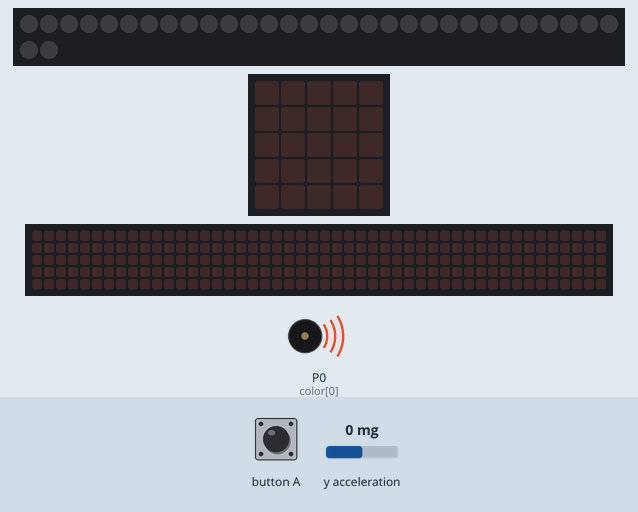
Bench run of a program on a simulated BBC micro:bit running MicroPython. Shown: 32 RGB LEDs in strip order, left to right, continuing on the next row, the board's 5×5 LED display, a strip that is not on the board, showing the scrolling text unrolled, buzzer (waves = sounding). Inputs (shaded band) come from the test bench; at power-on: y acceleration 0 mg. Dim RGB values are drawn brighter than linear; random numbers come from a fixed seed; the 48×5 strip is a reading aid, not a part: it shows the text the display is scrolling, unrolled, one strip-width of it at a time.

Above: at 1.2 s.
1.3 s: y acceleration set to 750 mg
4.2 s: button A pressed for 3.2 s
At 7.31 s:
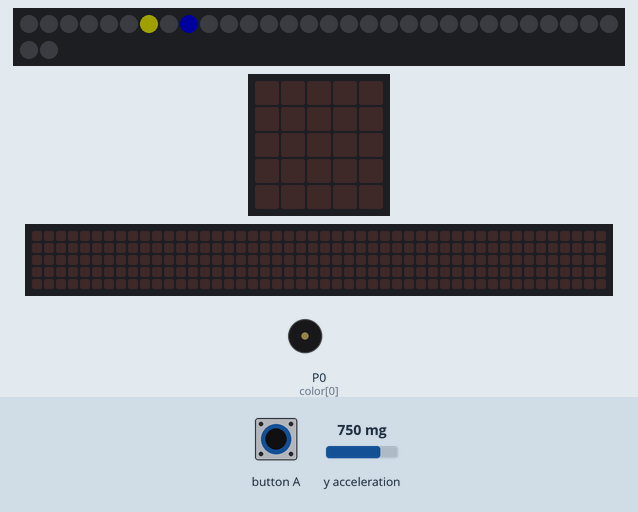
8.9 s: button A pressed for 0.6 s
At 9.25 s:
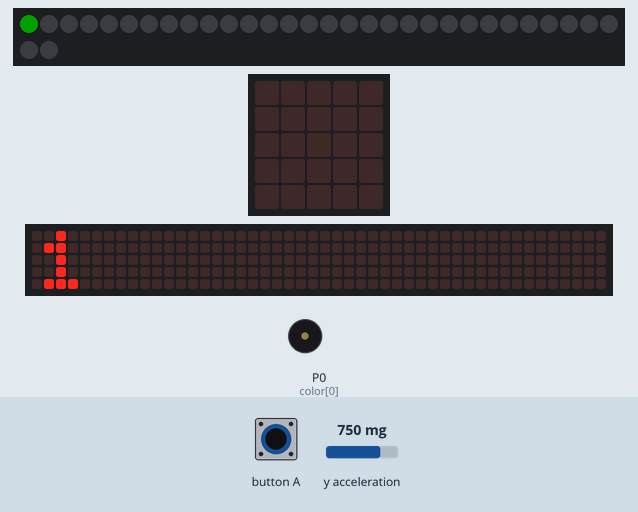
11.0 s: y acceleration set to -1440 mg
At 11.23 s:
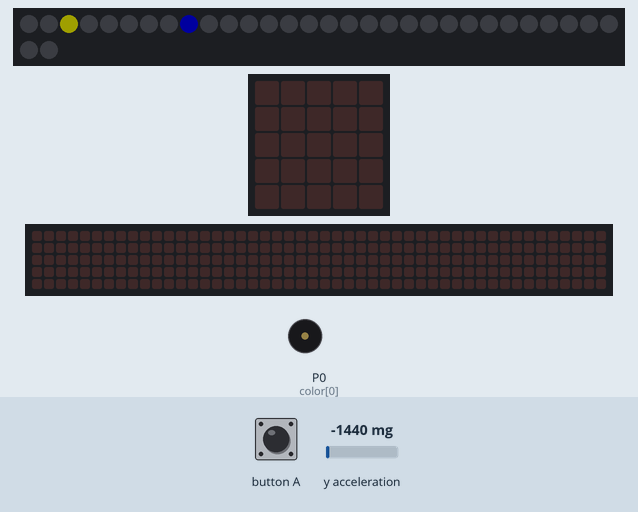
14.0 s: y acceleration set to 1440 mg
At 40.3 s:
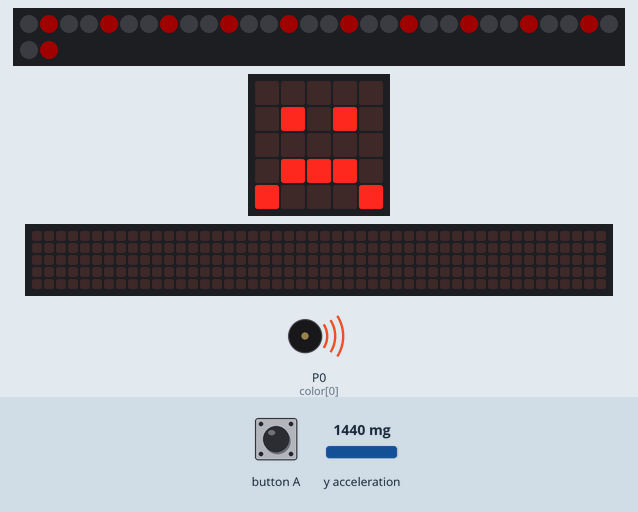
Timing chart, 0 to 40.9 s (numbered marks = the images above; inputs shaded):
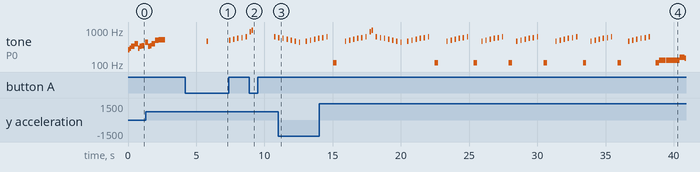

The program:

npSimplePongGame2.py
```python
#
#   "Micro:bit / Micro:Pixel Simple Pong Game, Version 2"
#       Written by William Moore
#           of Walnut Creek, CA (USA)
#               April 11, 2019
#                   Enjoy!
#
# This program requires both the BBC Micro:bit board coupled with
# the Proto-PIC "Micro:Pixel" display board. The Micro:Pixel board
# provides an 4x8 matrix display of what are essentially "smart"
# RGB LEDs that are chained together and controlled by a single
# GPIO pin (plus 3V and GND). These devices are called variously
# "NeoPixels", "ZIP LEDs", or "WS2812B LEDs".
#
# This game is written such that the Micro:bit/Micro:Pixel board
# combo has to be held in "portrait" orientation (turned 90 degrees
# clockwise from the "normal" (landscape) orientation). This simple
# version of pong ignores bouncing the "ball" off the sides of the
# so we can better focus on the basics of the program.
#
# Also in Version 2, I have integrated music and sound effects into
# this pong game program. Be aware that I have modified my Proto-PIC
# MicroPixel board to use "pin8" instead of "pin0" since I'm now
# using "pin0" to drive a speaker. This modification involves a
# trace cut and a blob-of-solder "jumper", and is documented on
# the Proto-PIC webpage that describes this product. My code is
# now running pretty well. I did encounter a bug where the sound
# generated by the music.pitch() method would cut-off (no sound
# for a while) when using higher pitches (maybe above 1000?!). I
# was able to program around this bug by using lower pitched
# notes (below 1000).
#
# Filename: "npSimplePongGame2.py"

from microbit import *
from random import randint
import neopixel
import music

np = neopixel.NeoPixel(pin8, 32)

# Enable x,y coordinates to work with Microbit in landscape orientation.
def npPlot1(x, y, color):
    np[31-x-abs(y+4)*8] = color

# Enable x,y coordinates to work with Microbit in portait orientation.
def npPlot2(x, y, color):
    np[31-y-abs(x-3)*8] = color

mb = 32     # define maximum LED brightness

# Define a Python list of useful RGB colors. These colors
# include RED, GRN, BLU, ORG, YEL, CYN, MAG, and WHT.
colors = [(mb, 0, 0),  (0, mb, 0),  (0, 0, mb),  (mb, mb/2, 0),
          (mb, mb, 0), (0, mb, mb), (mb, 0, mb), (mb, mb, mb)]

black = (0, 0, 0)

gestureSensitivity = 128
delay = 200

np.clear()

music.play(music.RINGTONE)

# Set initial position of pong game's "paddle"
padX = 2

# Set color of pong game's "paddle" to blue
padColor = colors[2]

# Display initial paddle
npPlot2(padX, 7, padColor)
np.show()

# Set initial position of pong game's "ball"
ballX = 0
ballY = 0

# Set color of pong game's "ball" to yellow
ballColor = colors[4]

# display.scroll("MicroPixel Pong Ver2")

# Display initial ball, blink ball 6 times
for i in range(0, 5):
    npPlot2(ballX, ballY, ballColor)
    np.show()
    sleep(delay)
    npPlot2(ballX, ballY, black)
    np.show()
    sleep(delay)

sleep(delay * randint(2, 7))
ballX = randint(0, 3)
npPlot2(ballX, ballY, ballColor)
np.show()
sleep(delay)
ballDirection = 1  # Falling
numScores = 6
hitCount = 0
gameOn = True

while gameOn:

    sleep(delay)   # Slow down game to make it easier to play

    # =======================
    #  Paddle Movement Code:
    # =======================

    # Get accelerometer's x-axis and y-axis values.
    # I had to switch yVal and xVal around to get
    # the program to behave properly in portait mode.

    # Don't change 'y' coordinate as paddle lives on row 7.
    # yVal = accelerometer.get_x()
    xVal = accelerometer.get_y()    # But paddle does move left & right.

    # Save previous paddle "x,7" location.
    # Paddle will always be on bottom row of the display, so no
    # need for am "oldPadY" variable.
    oldPadX = padX

    # Relative to the previous position of the lit pixel,
    # calculate x-axis change (if any) of the lit pixel.
    if xVal > gestureSensitivity:
        padX = oldPadX - 1
    elif xVal < -gestureSensitivity:
        padX = oldPadX + 1
    else:
        padX = oldPadX

    # Make sure new x-coordinate is still in range (0 to 3)
    if padX < 0:
        padX = 0
    if padX > 3:       # The x-coordinate range is now "0..3"
        padX = 3

    npPlot2(oldPadX, 7, black)
    npPlot2(padX, 7, padColor)

    # =====================
    #  Ball Movement Code:
    # =====================

    # Save previous ball "x,y" location
    oldBallX = ballX
    oldBallY = ballY

    ballY = ballY + ballDirection

    # Case where paddle hit ball
    if ballY == 7 and padX == ballX:
        npPlot2(oldBallX, oldBallY, black)  # Turn-off LED at old ball location
        npPlot2(ballX, ballY, colors[1])    # On hit, paint ball green
        np.show()

        # Use two short beeps at high pitch to indicate a "hit"
        music.pitch(880, 100)
        sleep(50)
        music.pitch(990, 100)

        ballDirection *= -1
        hitCount += 1              # Increment score

        if hitCount >= numScores:  # When you have "numScores" hits you win!
            gameOn = False
            continue

    # Case where paddle missed ball
    elif ballY == 7 and padX != ballX:
        npPlot2(oldBallX, oldBallY, black)  # Turn-off LED at old ball location
        npPlot2(ballX, ballY, colors[0])    # On miss, paint ball red
        np.show()
        sleep(delay)
        npPlot2(ballX, ballY, black)    # Turn off red ball.

        # Use one long beep at low pitch to indicate a "miss".
        music.pitch(110, 250)

        hitCount -= 1               # Decrement score

        if hitCount <= -numScores:  # If true, computer wins!
             gameOn = False
             continue

        # Serve a new ball...
        ballY = 0
        ballX = randint(0, 4)           # Select new random column to serve ball in.
        sleep(randint(1, 5) * 100)      # Randomize delay before next ball serve.

        npPlot2(oldBallX, oldBallY, black)  # Turn-off LED at old ball location
        npPlot2(ballX, ballY, colors[0])    # On miss, paint ball red
        np.show()

    # Case where ball bounces back to top wall.
    elif ballY == 0:
        music.pitch(440 + ballY * 32, 100)
        npPlot2(oldBallX, oldBallY, black)  # Turn-off LED at old ball location
        npPlot2(ballX, ballY, ballColor)    # Turn-on LED at new ball location
        np.show()
        sleep(delay)
        npPlot2(ballX, ballY, black)
        ballX = randint(0, 3)    # Select new random column to drop ball from.
        ballDirection *= -1
        npPlot2(ballX, ballY, ballColor)
        np.show()

    # Other cases where ball is either rising or falling
    else:
        # Add music note that varies according to ballY.
        music.pitch(440 + ballY * 32, 100)
        npPlot2(oldBallX, oldBallY, black)  # Turn-off LED at old ball location
        npPlot2(ballX, ballY, ballColor)    # Turn-on LED at new ball location
        np.show()

    if button_a.is_pressed():
        display.scroll(hitCount)            # Show current score

# ==========[ End of "while gameOn:" loop ]==========
if hitCount >= numScores:      # You won!
    display.show(Image.HAPPY)  # Show "happy face" on 5x5 red LED display
    color = (0, mb, 0)         # Make color = green to signal a win.

else:                          # You lost!
    display.show(Image.SAD)    # Show "sad face" on 5x5 red LED display
    color = (mb, 0, 0)         # Make color = red to signal a loss.

npPlot2(padX, 7, black)

for pix in range(len(np) - 1, 0, -3):  # Paint display either green or red
    np[pix] = color                    # to signal a game win or loss.
    np.show()

# Play a tune as a reward (or as punishment).
if hitCount >= numScores:
    music.play(music.PYTHON)
else:
    music.play(music.FUNERAL)

np.clear()

reset()

# EOF
```

Measured:
- by itself, tone on P0 (color[0]): plays 600 Hz for 0.10 s, 632 Hz for 0.10 s, 110 Hz for 0.25 s, 472 Hz for 0.10 s, 504 Hz for 0.10 s, 536 Hz for 0.10 s … (73 notes in this stretch)
